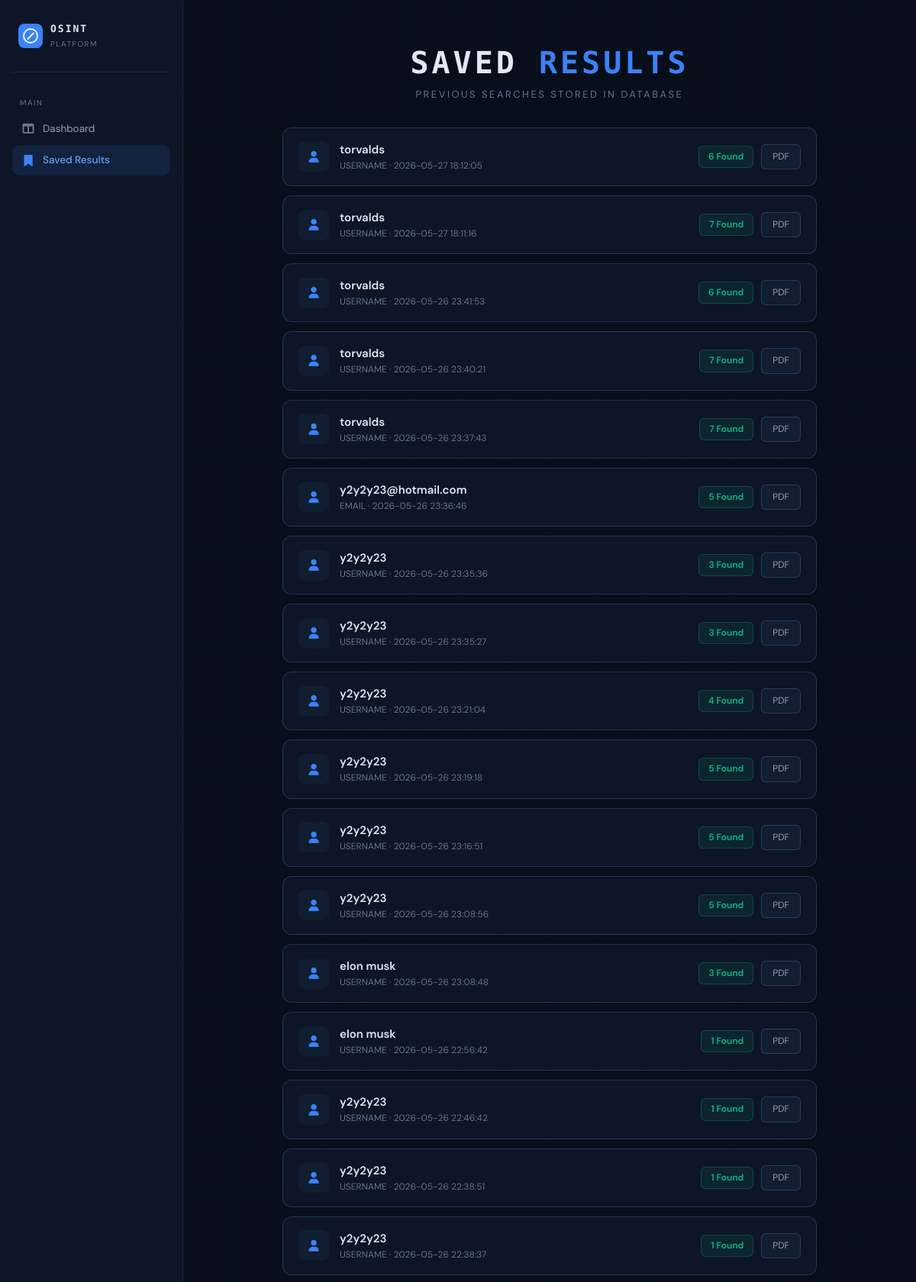
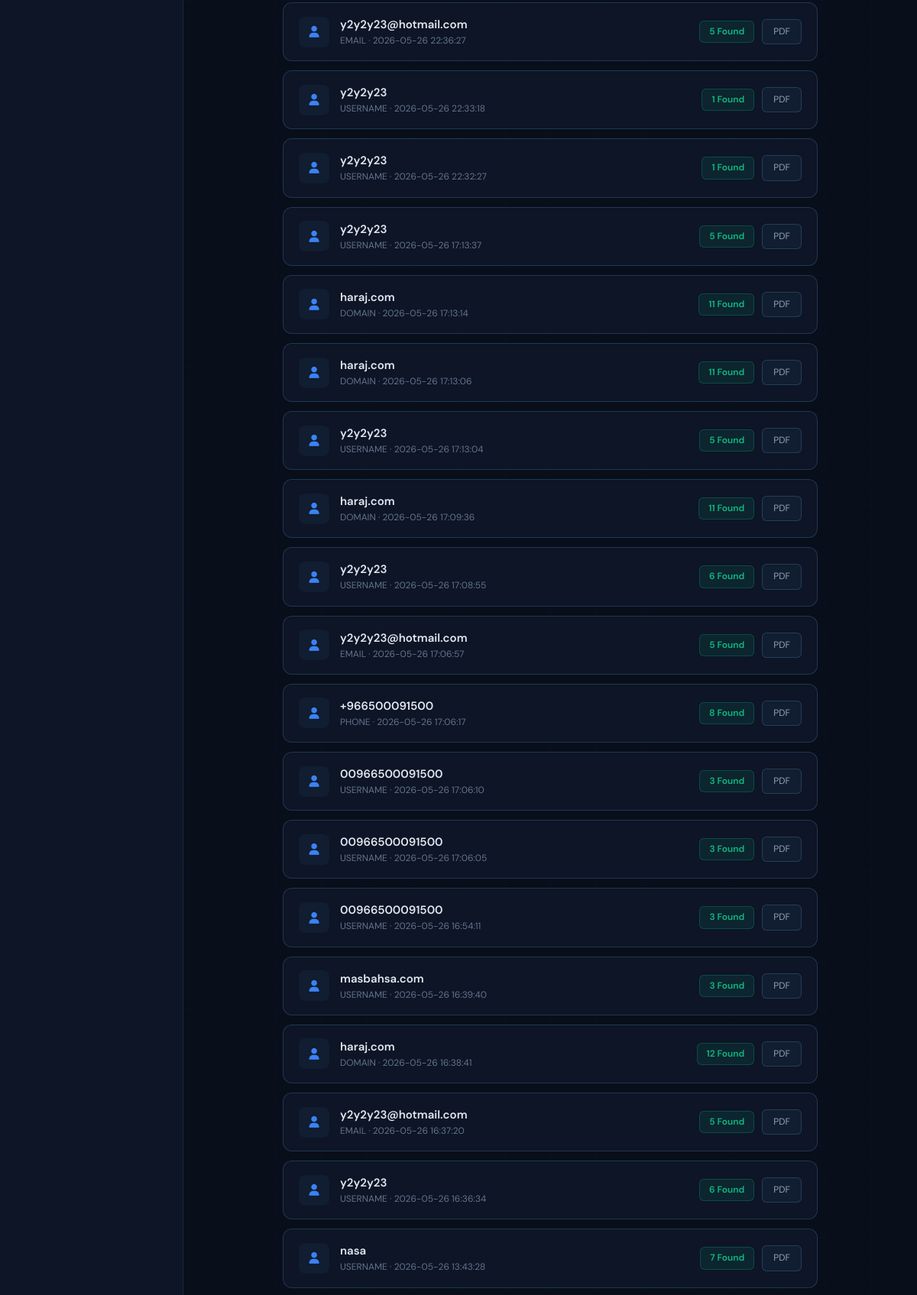
The app's page /saved (upper part) with its own data (2 pictures, top to bottom).
### tables this page shows
CREATE TABLE searches (
            id          INTEGER PRIMARY KEY AUTOINCREMENT,
            target      TEXT    NOT NULL,
            search_type TEXT    NOT NULL DEFAULT 'username',
            found_count INTEGER NOT NULL DEFAULT 0,
            total_count INTEGER NOT NULL DEFAULT 0,
            results     TEXT    NOT NULL DEFAULT '[]',
            created_at  TEXT    NOT NULL
        );

### app/main.py (the view)
@app.get("/saved", response_class=HTMLResponse)
def saved_results(request: Request):
    searches = get_all_searches()
    return templates.TemplateResponse(request=request, name="saved.html", context={"searches": searches})

### app/templates/saved.html (shortened to what this page needs)
<!DOCTYPE html>
<html lang="en">
<head>
<link rel="stylesheet" href="/static/css/style.css">
<link rel="stylesheet" href="https://cdnjs.cloudflare.com/ajax/libs/font-awesome/6.5.1/css/all.min.css">
</head>
<body>
<div class="osint-layout">
  <aside class="sidebar">
    <div class="brand">
      <div class="brand-icon"></div>
      <div><h2>OSINT</h2><span>PLATFORM</span></div>
    </div>
    <span class="nav-section">Main</span>
    <div class="nav-item" onclick="location.href='/'"><i class="fa-solid fa-table-columns"></i> Dashboard</div>
    <div class="nav-item active"><i class="fa-solid fa-bookmark"></i> Saved Results</div>
  </aside>
  <main class="main-panel">
    <section class="hero">
      <h1>SAVED <span>RESULTS</span></h1>
      <p>Previous searches stored in database</p>
    </section>
    {% if searches %}
    <div style="max-width:700px;margin:0 auto;width:100%;display:flex;flex-direction:column;gap:12px;">
    {% for s in searches %}
      <div style="background:var(--bg2);border:1px solid var(--border-md);border-radius:12px;padding:16px 20px;display:flex;align-items:center;justify-content:space-between;">
        <div style="display:flex;align-items:center;gap:14px;">
          <div style="width:40px;height:40px;border-radius:8px;background:var(--bg3);display:flex;align-items:center;justify-content:center;">
            <i class="fa-solid fa-user" style="color:var(--accent);"></i>
          </div>
          <div>
            <div style="font-size:15px;font-weight:600;color:var(--text);">{{ s.target }}</div>
            <div style="font-size:12px;color:var(--text3);">{{ s.search_type | upper }} · {{ s.created_at }}</div>
          </div>
        </div>
        <div style="display:flex;gap:10px;align-items:center;">
          <span style="background:var(--green-bg);border:1px solid var(--green-bdr);border-radius:6px;padding:4px 12px;font-size:12px;color:var(--green);font-weight:600;">{{ s.found_count }} Found</span>
          <a href="/report?target={{ s.target }}&search_type={{ s.search_type }}" target="_blank" style="background:var(--bg3);border:1px solid var(--border-md);border-radius:6px;padding:6px 14px;font-size:12px;color:var(--text2);text-decoration:none;">PDF</a>
        </div>
      </div>
    {% endfor %}
    </div>
    {% else %}
    <div style="text-align:center;padding:60px;color:var(--text3);">
      <i class="fa-solid fa-database" style="font-size:40px;display:block;margin-bottom:16px;"></i>
      <p>No saved searches yet</p>
    </div>
    {% endif %}
  </main>
</div>
</body>
</html>

### app/static/css/style.css (style rules this page uses)
:root { --bg: #080e1a; --bg2: #0d1526; --bg3: #111d30; --border: rgba(99,179,237,0.12); --border-md: rgba(99,179,237,0.22); --accent: #3b82f6; --accent2: #60a5fa; --green: #10b981; --green-bg: rgba(16,185,129,0.10); --green-bdr: rgba(16,185,129,0.25); --red: #ef4444; --red-bg: rgba(239,68,68,0.10); --red-bdr: rgba(239,68,68,0.22); --text: #e2e8f0; --text2: #94a3b8; --text3: #64748b; --mono: 'Space Mono', monospace; --sans: 'DM Sans', sans-serif; --sidebar: 240px; --radius: 10px; --radius-lg: 16px; }
*, *::before, *::after { box-sizing: border-box; margin: 0; padding: 0; }
html, body { width: 100%; height: 100%; overflow-x: hidden; background: var(--bg); color: var(--text); font-family: var(--sans); font-size: 15px; line-height: 1.6; }
.osint-layout { display: flex; min-height: 100vh; }
.sidebar { width: var(--sidebar); min-height: 100vh; background: var(--bg2); border-right: 1px solid var(--border); display: flex; flex-direction: column; padding: 28px 16px; position: sticky; top: 0; flex-shrink: 0; }
.brand { display: flex; align-items: center; gap: 10px; padding: 0 8px 28px; border-bottom: 1px solid var(--border); margin-bottom: 16px; }
.brand-icon { width: 32px; height: 32px; border-radius: 8px; background: var(--accent); display: flex; align-items: center; justify-content: center; position: relative; flex-shrink: 0; }
.brand-icon::before { content: ''; position: absolute; inset: 6px; border-radius: 50%; border: 2px solid #fff; opacity: 0.9; }
.brand-icon::after { content: ''; position: absolute; width: 1.5px; height: 12px; background: #fff; top: 50%; left: 50%; transform: translate(-50%,-50%) rotate(45deg); opacity: 0.9; }
.brand h2 { font-family: var(--mono); font-size: 13px; letter-spacing: 2px; color: var(--text); font-weight: 700; }
.brand span { font-size: 10px; color: var(--text3); letter-spacing: 1.5px; display: block; margin-top: 1px; }
.nav-section { font-size: 10px; letter-spacing: 1.5px; color: var(--text3); padding: 16px 10px 6px; text-transform: uppercase; }
.nav-item { display: flex; align-items: center; gap: 10px; padding: 9px 12px; border-radius: var(--radius); color: var(--text2); font-size: 13.5px; cursor: pointer; transition: all 0.18s; margin-bottom: 2px; font-weight: 400; }
.nav-item i { font-size: 15px; width: 18px; text-align: center; opacity: 0.7; }
.nav-item.active { background: rgba(59,130,246,0.12); color: var(--accent2); font-weight: 500; }
.nav-item.active i { color: var(--accent); opacity: 1; }
.main-panel { flex: 1; min-width: 0; padding: 40px 48px; display: flex; flex-direction: column; gap: 32px; }
.hero { text-align: center; padding: 20px 0 0; }
.hero h1 { font-family: var(--mono); font-size: 40px; font-weight: 700; letter-spacing: 4px; color: var(--text); line-height: 1.1; }
.hero h1 span { color: var(--accent); }
.hero p { font-size: 13px; color: var(--text3); letter-spacing: 2.5px; margin-top: 10px; text-transform: uppercase; }
body::before { content: ''; position: fixed; inset: 0; background-image: linear-gradient(rgba(99,179,237,0.025) 1px, transparent 1px), linear-gradient(90deg, rgba(99,179,237,0.025) 1px, transparent 1px); background-size: 60px 60px; pointer-events: none; z-index: 0; }
.osint-layout { position: relative; z-index: 1; }

### records on screen
searches: target "torvalds", search_type "USERNAME", created_at "2026-05-27 18:12:05", found_count "6"
searches: target "torvalds", search_type "USERNAME", created_at "2026-05-27 18:11:16", found_count "7"
searches: target "torvalds", search_type "USERNAME", created_at "2026-05-26 23:41:53", found_count "6"
searches: target "torvalds", search_type "USERNAME", created_at "2026-05-26 23:40:21", found_count "7"
searches: target "torvalds", search_type "USERNAME", created_at "2026-05-26 23:37:43", found_count "7"
searches: target "y2y2y23@hotmail.com", search_type "EMAIL", created_at "2026-05-26 23:36:46", found_count "5"
searches: target "y2y2y23", search_type "USERNAME", created_at "2026-05-26 23:35:36", found_count "3"
searches: target "y2y2y23", search_type "USERNAME", created_at "2026-05-26 23:35:27", found_count "3"
searches: target "y2y2y23", search_type "USERNAME", created_at "2026-05-26 23:21:04", found_count "4"
searches: target "y2y2y23", search_type "USERNAME", created_at "2026-05-26 23:19:18", found_count "5"
searches: target "y2y2y23", search_type "USERNAME", created_at "2026-05-26 23:16:51", found_count "5"
searches: target "y2y2y23", search_type "USERNAME", created_at "2026-05-26 23:08:56", found_count "5"
searches: target "elon musk", search_type "USERNAME", created_at "2026-05-26 23:08:48", found_count "3"
searches: target "elon musk", search_type "USERNAME", created_at "2026-05-26 22:56:42", found_count "1"
searches: target "y2y2y23", search_type "USERNAME", created_at "2026-05-26 22:46:42", found_count "1"
searches: target "y2y2y23", search_type "USERNAME", created_at "2026-05-26 22:38:51", found_count "1"
searches: target "y2y2y23", search_type "USERNAME", created_at "2026-05-26 22:38:37", found_count "1"
searches: target "y2y2y23@hotmail.com", search_type "EMAIL", created_at "2026-05-26 22:36:27", found_count "5"
searches: target "y2y2y23", search_type "USERNAME", created_at "2026-05-26 22:33:18", found_count "1"
searches: target "y2y2y23", search_type "USERNAME", created_at "2026-05-26 22:32:27", found_count "1"
searches: target "y2y2y23", search_type "USERNAME", created_at "2026-05-26 17:13:37", found_count "5"
searches: target "haraj.com", search_type "DOMAIN", created_at "2026-05-26 17:13:14", found_count "11"
searches: target "haraj.com", search_type "DOMAIN", created_at "2026-05-26 17:13:06", found_count "11"
searches: target "y2y2y23", search_type "USERNAME", created_at "2026-05-26 17:13:04", found_count "5"
searches: target "haraj.com", search_type "DOMAIN", created_at "2026-05-26 17:09:36", found_count "11"
searches: target "y2y2y23", search_type "USERNAME", created_at "2026-05-26 17:08:55", found_count "6"
searches: target "y2y2y23@hotmail.com", search_type "EMAIL", created_at "2026-05-26 17:06:57", found_count "5"
searches: target "+966500091500", search_type "PHONE", created_at "2026-05-26 17:06:17", found_count "8"
searches: target "00966500091500", search_type "USERNAME", created_at "2026-05-26 17:06:10", found_count "3"
searches: target "00966500091500", search_type "USERNAME", created_at "2026-05-26 17:06:05", found_count "3"
searches: target "00966500091500", search_type "USERNAME", created_at "2026-05-26 16:54:11", found_count "3"
searches: target "masbahsa.com", search_type "USERNAME", created_at "2026-05-26 16:39:40", found_count "3"
searches: target "haraj.com", search_type "DOMAIN", created_at "2026-05-26 16:38:41", found_count "12"
searches: target "y2y2y23@hotmail.com", search_type "EMAIL", created_at "2026-05-26 16:37:20", found_count "5"
searches: target "y2y2y23", search_type "USERNAME", created_at "2026-05-26 16:36:34", found_count "6"
searches: target "nasa", search_type "USERNAME", created_at "2026-05-26 13:43:28", found_count "7"
